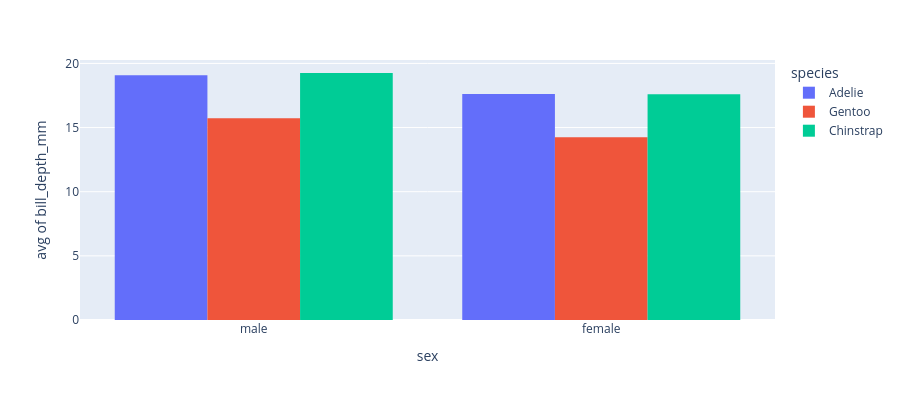

The code cell stored with this chart in its notebook:
### Markdown cell above
Instead of "stacked" bar charts, we can also do "grouped" bar charts, which are very similar in concept, but look different visually.

### Code cell
fig = px.histogram(df, x="sex", y="bill_depth_mm",
             color='species', barmode='group',
             
             # This will change what the histogram shows from a sum to an average of the bill depth, which is more important in our case
             histfunc='avg',

             height=400)
fig.show()

### Figure 1 — Plotly figure (JSON) as saved in the notebook; plotly's stock layout.template omitted (floating-point values rounded to 4 significant figures; data arrays with more than 128 entries replaced by an {"elided": "..."} marker saying what was removed)
{"data": [{"alignmentgroup": "True", "bingroup": "x", "histfunc": "avg", "hovertemplate": "species=Adelie<br>sex=%{x}<br>avg of bill_depth_mm=%{y}<extra></extra>", "legendgroup": "Adelie", "marker": {"color": "#636efa", "pattern": {"shape": ""}}, "name": "Adelie", "offsetgroup": "Adelie", "orientation": "v", "showlegend": true, "type": "histogram", "x": {"elided": "146 str values"}, "xaxis": "x", "y": {"elided": "146 float values"}, "yaxis": "y"}, {"alignmentgroup": "True", "bingroup": "x", "histfunc": "avg", "hovertemplate": "species=Gentoo<br>sex=%{x}<br>avg of bill_depth_mm=%{y}<extra></extra>", "legendgroup": "Gentoo", "marker": {"color": "#EF553B", "pattern": {"shape": ""}}, "name": "Gentoo", "offsetgroup": "Gentoo", "orientation": "v", "showlegend": true, "type": "histogram", "x": ["female", "male", "female", "male", "male", "female", "female", "male", "female", "male", "female", "male", "female", "male", "female", "male", "female", "male", "female", "male", "male", "female", "female", "male", "female", "male", "male", "female", "male", "male", "female", "female", "male", "female", "male", "female", "male", "female", "male", "female", "male", "female", "male", "male", "female", "female", "male", "female", "male", "female", "male", "female", "male", "female", "male", "female", "male", "female", "male", "female", "male", "female", "male", "female", "male", "male", "female", "male", "female", "male", "male", "female", "female", "male", "female", "male", "female", "male", "female", "male", "female", "male", "female", "male", "female", "male", "female", "male", "female", "male", "female", "male", "female", "male", "male", "female", "female", "male", "female", "male", "female", "male", "male", "female", "male", "female", "male", "female", "male", "female", "male", "female", "male", "male", "female", "female", "male", "female", "male"], "xaxis": "x", "y": [13.2, 16.3, 14.1, 15.2, 14.5, 13.5, 14.6, 15.3, 13.4, 15.4, 13.7, 16.1, 13.7, 14.6, 14.6, 15.7, 13.5, 15.2, 14.5, 15.1, 14.3, 14.5, 14.5, 15.8, 13.1, 15.1, 15.0, 14.3, 15.3, 15.3, 14.2, 14.5, 17.0, 14.8, 16.3, 13.7, 17.3, 13.6, 15.7, 13.7, 16.0, 13.7, 15.0, 15.9, 13.9, 13.9, 15.9, 13.3, 15.8, 14.2, 14.1, 14.4, 15.0, 14.4, 15.4, 13.9, 15.0, 14.5, 15.3, 13.8, 14.9, 13.9, 15.7, 14.2, 16.8, 16.2, 14.2, 15.0, 15.0, 15.6, 15.6, 14.8, 15.0, 16.0, 14.2, 16.3, 13.8, 16.4, 14.5, 15.6, 14.6, 15.9, 13.8, 17.3, 14.4, 14.2, 14.0, 17.0, 15.0, 17.1, 14.5, 16.1, 14.7, 15.7, 15.8, 14.6, 14.4, 16.5, 15.0, 17.0, 15.5, 15.0, 16.1, 14.7, 15.8, 14.0, 15.1, 15.2, 15.9, 15.2, 16.3, 14.1, 16.0, 16.2, 13.7, 14.3, 15.7, 14.8, 16.1], "yaxis": "y"}, {"alignmentgroup": "True", "bingroup": "x", "histfunc": "avg", "hovertemplate": "species=Chinstrap<br>sex=%{x}<br>avg of bill_depth_mm=%{y}<extra></extra>", "legendgroup": "Chinstrap", "marker": {"color": "#00cc96", "pattern": {"shape": ""}}, "name": "Chinstrap", "offsetgroup": "Chinstrap", "orientation": "v", "showlegend": true, "type": "histogram", "x": ["female", "male", "male", "female", "male", "female", "female", "male", "female", "male", "female", "male", "female", "male", "female", "male", "male", "female", "female", "male", "female", "male", "female", "male", "female", "male", "female", "male", "female", "male", "female", "male", "female", "male", "male", "female", "female", "male", "female", "male", "male", "female", "male", "female", "female", "male", "female", "male", "male", "female", "female", "male", "female", "male", "female", "male", "female", "male", "male", "female", "male", "female", "female", "male", "female", "male", "male", "female"], "xaxis": "x", "y": [17.9, 19.5, 19.2, 18.7, 19.8, 17.8, 18.2, 18.2, 18.9, 19.9, 17.8, 20.3, 17.3, 18.1, 17.1, 19.6, 20.0, 17.8, 18.6, 18.2, 17.3, 17.5, 16.6, 19.4, 17.9, 19.0, 18.4, 19.0, 17.8, 20.0, 16.6, 20.8, 16.7, 18.8, 18.6, 16.8, 18.3, 20.7, 16.6, 19.9, 19.5, 17.5, 19.1, 17.0, 17.9, 18.5, 17.9, 19.6, 18.7, 17.3, 16.4, 19.0, 17.3, 19.7, 17.3, 18.8, 16.6, 19.9, 18.8, 19.4, 19.5, 16.5, 17.0, 19.8, 18.1, 18.2, 19.0, 18.7], "yaxis": "y"}], "layout": {"barmode": "group", "height": 400, "legend": {"title": {"text": "species"}, "tracegroupgap": 0}, "margin": {"t": 60}, "xaxis": {"anchor": "y", "domain": [0, 1], "title": {"text": "sex"}}, "yaxis": {"anchor": "x", "domain": [0, 1], "title": {"text": "avg of bill_depth_mm"}}}}
